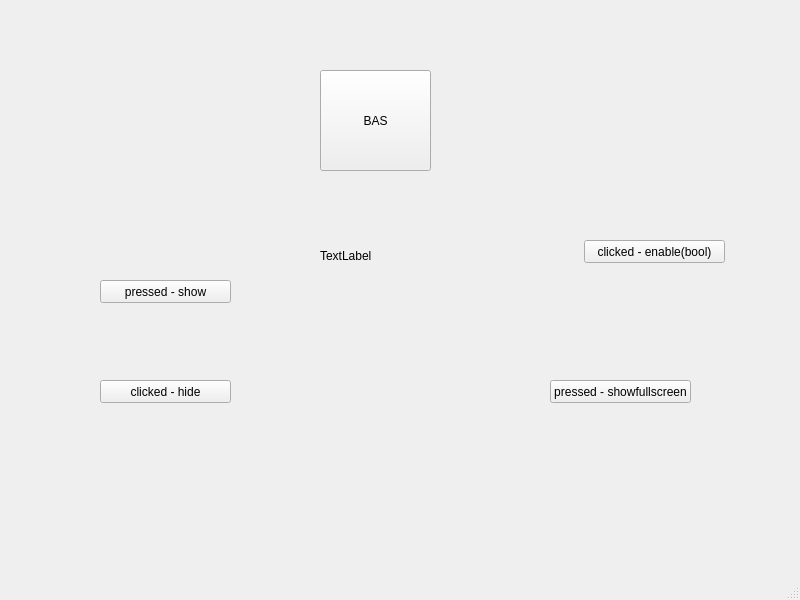
<?xml version="1.0" encoding="UTF-8"?>
<ui version="4.0">
 <class>MainWindow</class>
 <widget class="QMainWindow" name="MainWindow">
  <property name="geometry">
   <rect>
    <x>0</x>
    <y>0</y>
    <width>800</width>
    <height>600</height>
   </rect>
  </property>
  <property name="windowTitle">
   <string>MainWindow</string>
  </property>
  <widget class="QWidget" name="centralwidget">
   <widget class="QLabel" name="label">
    <property name="enabled">
     <bool>true</bool>
    </property>
    <property name="geometry">
     <rect>
      <x>40</x>
      <y>20</y>
      <width>221</width>
      <height>251</height>
     </rect>
    </property>
    <property name="text">
     <string/>
    </property>
    <property name="pixmap">
     <pixmap>turtle.jpg</pixmap>
    </property>
   </widget>
   <widget class="QLabel" name="label_2">
    <property name="enabled">
     <bool>true</bool>
    </property>
    <property name="geometry">
     <rect>
      <x>560</x>
      <y>10</y>
      <width>231</width>
      <height>231</height>
     </rect>
    </property>
    <property name="text">
     <string/>
    </property>
    <property name="pixmap">
     <pixmap>../../../../Desktop/turtle2.jpg</pixmap>
    </property>
   </widget>
   <widget class="QPushButton" name="pushButton">
    <property name="geometry">
     <rect>
      <x>584</x>
      <y>240</y>
      <width>141</width>
      <height>23</height>
     </rect>
    </property>
    <property name="text">
     <string>clicked - enable(bool)</string>
    </property>
   </widget>
   <widget class="QPushButton" name="pushButton_2">
    <property name="geometry">
     <rect>
      <x>100</x>
      <y>280</y>
      <width>131</width>
      <height>23</height>
     </rect>
    </property>
    <property name="text">
     <string>pressed - show</string>
    </property>
   </widget>
   <widget class="QLabel" name="label_3">
    <property name="geometry">
     <rect>
      <x>40</x>
      <y>430</y>
      <width>241</width>
      <height>111</height>
     </rect>
    </property>
    <property name="text">
     <string/>
    </property>
    <property name="pixmap">
     <pixmap>turtle.jpg</pixmap>
    </property>
   </widget>
   <widget class="QLabel" name="label_4">
    <property name="geometry">
     <rect>
      <x>490</x>
      <y>430</y>
      <width>241</width>
      <height>111</height>
     </rect>
    </property>
    <property name="text">
     <string/>
    </property>
    <property name="pixmap">
     <pixmap>turtle2.jpg</pixmap>
    </property>
   </widget>
   <widget class="QPushButton" name="pushButton_3">
    <property name="geometry">
     <rect>
      <x>100</x>
      <y>380</y>
      <width>131</width>
      <height>23</height>
     </rect>
    </property>
    <property name="text">
     <string>clicked - hide</string>
    </property>
   </widget>
   <widget class="QPushButton" name="pushButton_4">
    <property name="geometry">
     <rect>
      <x>550</x>
      <y>380</y>
      <width>141</width>
      <height>23</height>
     </rect>
    </property>
    <property name="text">
     <string>pressed - showfullscreen</string>
    </property>
   </widget>
   <widget class="QLabel" name="label_5">
    <property name="geometry">
     <rect>
      <x>320</x>
      <y>220</y>
      <width>151</width>
      <height>71</height>
     </rect>
    </property>
    <property name="text">
     <string>TextLabel</string>
    </property>
   </widget>
   <widget class="QPushButton" name="pushButton_5">
    <property name="geometry">
     <rect>
      <x>320</x>
      <y>70</y>
      <width>111</width>
      <height>101</height>
     </rect>
    </property>
    <property name="text">
     <string>BAS</string>
    </property>
   </widget>
  </widget>
  <widget class="QMenuBar" name="menubar">
   <property name="geometry">
    <rect>
     <x>0</x>
     <y>0</y>
     <width>800</width>
     <height>21</height>
    </rect>
   </property>
  </widget>
  <widget class="QStatusBar" name="statusbar"/>
 </widget>
 <resources/>
 <connections>
  <connection>
   <sender>pushButton</sender>
   <signal>clicked(bool)</signal>
   <receiver>label_2</receiver>
   <slot>setEnabled(bool)</slot>
   <hints>
    <hint type="sourcelabel">
     <x>680</x>
     <y>267</y>
    </hint>
    <hint type="destinationlabel">
     <x>631</x>
     <y>206</y>
    </hint>
   </hints>
  </connection>
  <connection>
   <sender>pushButton_2</sender>
   <signal>pressed()</signal>
   <receiver>label</receiver>
   <slot>show()</slot>
   <hints>
    <hint type="sourcelabel">
     <x>137</x>
     <y>306</y>
    </hint>
    <hint type="destinationlabel">
     <x>183</x>
     <y>256</y>
    </hint>
   </hints>
  </connection>
  <connection>
   <sender>pushButton_3</sender>
   <signal>clicked()</signal>
   <receiver>label_3</receiver>
   <slot>hide()</slot>
   <hints>
    <hint type="sourcelabel">
     <x>153</x>
     <y>413</y>
    </hint>
    <hint type="destinationlabel">
     <x>177</x>
     <y>484</y>
    </hint>
   </hints>
  </connection>
  <connection>
   <sender>pushButton_4</sender>
   <signal>pressed()</signal>
   <receiver>label_4</receiver>
   <slot>showFullScreen()</slot>
   <hints>
    <hint type="sourcelabel">
     <x>591</x>
     <y>411</y>
    </hint>
    <hint type="destinationlabel">
     <x>604</x>
     <y>482</y>
    </hint>
   </hints>
  </connection>
 </connections>
</ui>
